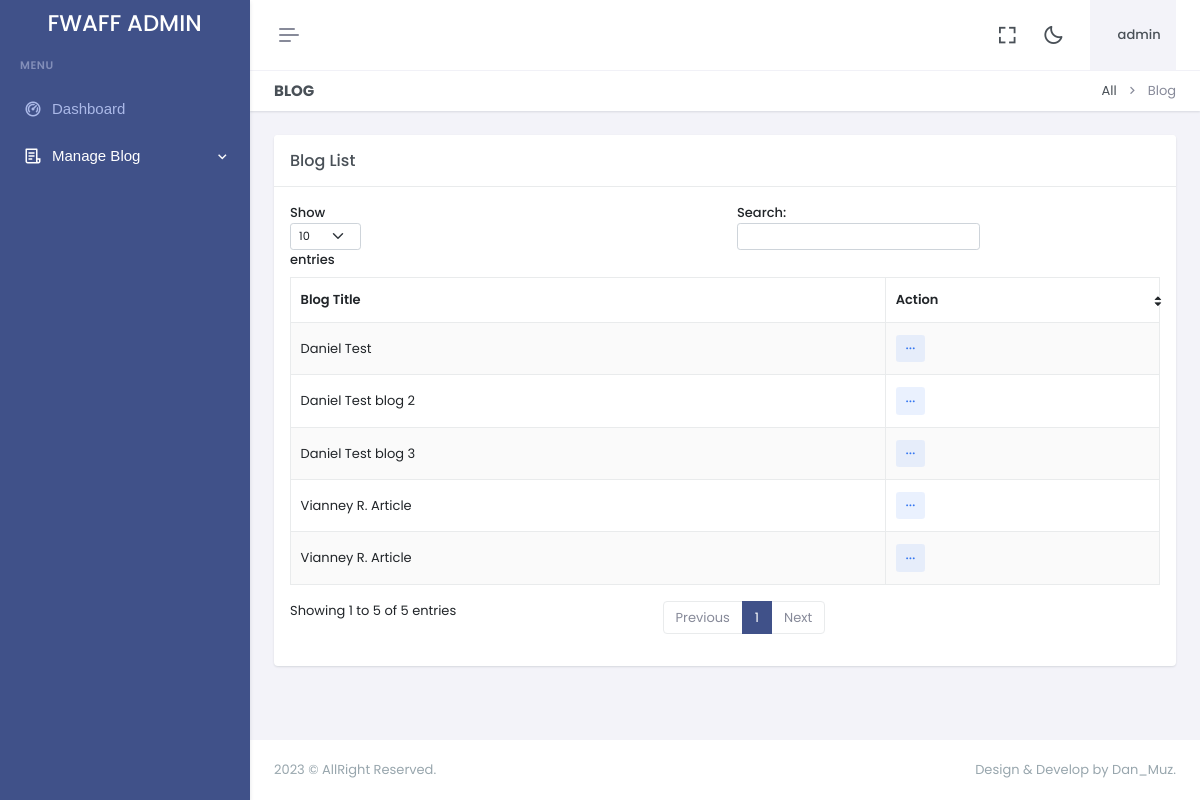
The page /dashboard/bloglist.php (signed in) on the database its author committed.
### tables this page shows
CREATE TABLE `blog` (
  `id` int(11) NOT NULL,
  `blog_title` varchar(300) NOT NULL,
  `blog_desc` varchar(300) NOT NULL,
  `blog_detail` varchar(2000) NOT NULL,
  `ufile` varchar(1000) NOT NULL,
  `updated_at` timestamp NOT NULL DEFAULT CURRENT_TIMESTAMP ON UPDATE CURRENT_TIMESTAMP
);

### dashboard/bloglist.php (the view)
<?php include"header.php";?>
<?php include"sidebar.php";?>
<div class="main-content">
 <div class="page-content">
       <div class="container-fluid">
                    <div class="row">
                        <div class="col-12">
                            <div class="page-title-box d-sm-flex align-items-center justify-content-between">
                                <h4 class="mb-sm-0">Blog</h4>
                                <div class="page-title-right">
                                    <ol class="breadcrumb m-0">
                                        <li class="breadcrumb-item"><a href="javascript: void(0);">All</a></li>
                                        <li class="breadcrumb-item active">Blog</li>
                                    </ol>
                                </div>
                            </div>
                        </div>
                    </div>
                    <div class="row">
                        <div class="col-lg-12">
                            <div class="card">
                                <div class="card-header">
                                    <h5 class="card-title mb-0">Blog List</h5>
                                </div>
                                <div class="card-body">
                                    <table id="example" class="table table-bordered dt-responsive nowrap table-striped align-middle" style="width:100%">
                                        <thead>
                                            <tr>
                                                <th data-ordering="false">Blog Title</th>
                                                <th>Action</th>
                                            </tr>
                                        </thead>
                                        <tbody>
                                        <?php
				   $q="SELECT * FROM  blog ORDER BY id DESC";
 $r123 = mysqli_query($con,$q);
while($ro = mysqli_fetch_array($r123))
{
	$id="$ro[id]";
	$blog_title="$ro[blog_title]";
  print "<tr>
				  <td>
				  $blog_title
				  </td>
          <td>
                                                    <div class='dropdown d-inline-block'>
                                                        <button class='btn btn-soft-secondary btn-sm dropdown' type='button' data-bs-toggle='dropdown' aria-expanded='false'>
                                                            <i class='ri-more-fill align-middle'></i>
                                                        </button>
                                                        <ul class='dropdown-menu dropdown-menu-end'>
                                                            <li><a href='editblog.php?id=$id' class='dropdown-item edit-item-btn'><i class='ri-pencil-fill align-bottom me-2 text-muted'></i> Edit</a></li>
                                                            <li>
                                                                <a href='deleteblog.php?id=$id' class='dropdown-item remove-item-btn'>
                                                                    <i class='ri-delete-bin-fill align-bottom me-2 text-muted'></i> Delete
                                                                </a>
                                                            </li>
                                                        </ul>
                                                    </div>
                                                </td>
				  </tr>";
  }
  ?>
                                        </tbody>
                                    </table>
                                </div>
                            </div>
                        </div>
                    </div>
                </div>
            </div>
            <?php include"footer.php";?>

### dashboard/header.php (shortened to what this page needs)
<?php
if (isset($_SESSION['username'])) {
 $username = $_SESSION['username'];
}
 else {
    print "
				<script language='javascript'>
					window.location = 'login.php';
				</script>
			";
}
?>
<!doctype html>
<html lang="en" data-layout="vertical" data-topbar="light" data-sidebar="dark" data-sidebar-size="lg" data-sidebar-image="none">
<head>
    <link href="assets/libs/jsvectormap/css/jsvectormap.min.css" rel="stylesheet" type="text/css" />
    <link href="assets/libs/swiper/swiper-bundle.min.css" rel="stylesheet" type="text/css" />
    <link href="assets/css/bootstrap.min.css" rel="stylesheet" type="text/css" />
    <link href="assets/css/icons.min.css" rel="stylesheet" type="text/css" />
    <link href="assets/css/app.min.css" rel="stylesheet" type="text/css" />
    <link href="assets/css/custom.min.css" rel="stylesheet" type="text/css" />
</head>
<body>
    <div id="layout-wrapper">
        <header id="page-topbar">
    <div class="layout-width">
        <div class="navbar-header">
            <div class="d-flex">
                <button type="button" class="btn btn-sm px-3 fs-16 header-item vertical-menu-btn topnav-hamburger"
                    id="topnav-hamburger-icon">
                    <span class="hamburger-icon">
                        <span></span>
                        <span></span>
                        <span></span>
                    </span>
                </button>
            </div>
            <div class="d-flex align-items-center">
                <div class="ms-1 header-item d-none d-sm-flex">
                    <button type="button" class="btn btn-icon btn-topbar btn-ghost-secondary rounded-circle"
                        data-toggle="fullscreen">
                        <i class='bx bx-fullscreen fs-22'></i>
                    </button>
                </div>
                <div class="ms-1 header-item d-none d-sm-flex">
                    <button type="button"
                        class="btn btn-icon btn-topbar btn-ghost-secondary rounded-circle light-dark-mode">
                        <i class='bx bx-moon fs-22'></i>
                    </button>
                </div>
                <div class="dropdown ms-sm-3 header-item topbar-user">
                    <button type="button" class="btn" id="page-header-user-dropdown" data-bs-toggle="dropdown"
                        aria-haspopup="true" aria-expanded="false">
                        <span class="d-flex align-items-center">
                            <span class="text-start ms-xl-2">
                                <span class="d-none d-xl-inline-block ms-1 fw-medium user-name-text"><?php print $username;?></span>
                            </span>
                        </span>
                    </button>
                </div>
            </div>
        </div>
    </div>
</header>

### dashboard/sidebar.php (shortened to what this page needs)
<div class="app-menu navbar-menu">
  <div class="navbar-brand-box">
    <a href="index.html" class="logo logo-light">
      <span class="logo-lg">
        <h3 style="margin-top: 10px; color: #ffffff !important">FWAFF ADMIN</h3>
      </span>
    </a>
  </div>
  <div id="scrollbar">
    <div class="container-fluid">
      <ul class="navbar-nav" id="navbar-nav">
        <li class="menu-title"><span data-key="t-menu">Menu</span></li>
        <li class="nav-item">
          <a href="dashboard" class="nav-link" data-key="t-analytics"> <i class="ri-dashboard-2-line"></i> <span
              data-key="t-dashboards"> Dashboard </span></a>
        </li>
        <li class="nav-item">
          <a class="nav-link menu-link" href="#sidebarB" data-bs-toggle="collapse" role="button" aria-expanded="true"
            aria-controls="sidebarLanding">
            <i class="ri-file-list-3-line"></i> <span data-key="t-landing">Manage Blog</span>
          </a>
        </li>
      </ul>
    </div>
  </div>
  <div class="sidebar-background"></div>
</div>

### dashboard/footer.php (shortened to what this page needs)
    <footer class="footer">
        <div class="container-fluid">
            <div class="row">
                <div class="col-sm-6">
                    <script>document.write(new Date().getFullYear())</script> © AllRight Reserved.
                </div>
                <div class="col-sm-6">
                    <div class="text-sm-end d-none d-sm-block">
                        Design & Develop by Dan_Muz.
                    </div>
                </div>
            </div>
        </div>
    </footer>
</div>
</div>
</body>
</html>

### rows shown on the page
blog: blog_title "Vianney R. Article"
blog: blog_title "Vianney R. Article"
blog: blog_title "Daniel Test blog 3"
blog: blog_title "Daniel Test blog 2"
blog: blog_title "Daniel Test"

### other values the page prints
$username "admin"
